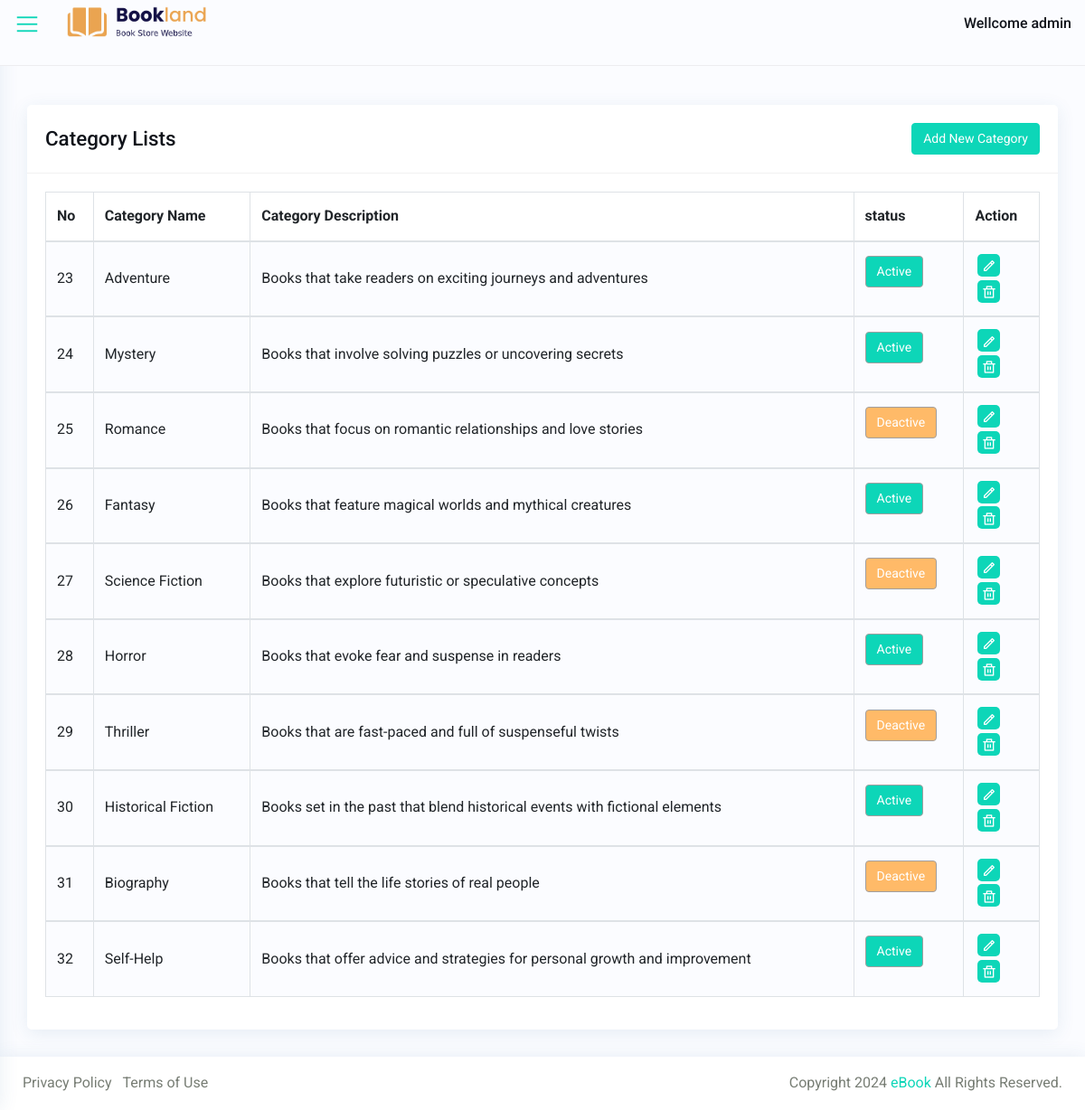
The app's page /admin/categories.php with its own data.
### tables this page shows
CREATE TABLE `categories` (
  `id` int(11) NOT NULL,
  `categories_name` text NOT NULL,
  `categories_desc` text NOT NULL,
  `status` int(11) NOT NULL,
  `date` datetime NOT NULL DEFAULT current_timestamp()
);

### admin/categories.php (the view, shortened to what this page needs)
<?php
include('partials/_header.php');
include('partials/_connection.php');
?>
<div class="wrapper">
    <?php
    include('partials/_nav_bar.php');
    ?>
    <div id="content-page" class="content-page">
        <div class="container-fluid">
            <div class="row">
                <div class="col-sm-12">
                    <div class="iq-card">
                        <div class="iq-card-header d-flex justify-content-between">
                            <div class="iq-header-title">
                                <h4 class="card-title">Category Lists</h4>
                            </div>
                            <div class="iq-card-header-toolbar d-flex align-items-center">
                                <a href="_categoriesInsert.php" class="btn btn-primary">Add New Category</a>
                            </div>
                        </div>
                        <div class="iq-card-body">
                            <div class="table-responsive">
                                <div id="DataTables_Table_0_wrapper" class="dataTables_wrapper dt-bootstrap4 no-footer">
                                    <div class="row">
                                        <div class="col-sm-12">
                                            <table class="data-tables table table-striped table-bordered dataTable no-footer" style="width: 100%" id="DataTables_Table_0" role="grid" aria-describedby="DataTables_Table_0_info">
                                                <thead>
                                                    <tr role="row">
                                                        <th width="5%" class="sorting_asc" tabindex="0" aria-controls="DataTables_Table_0" rowspan="1" colspan="1" aria-sort="ascending" aria-label="No: activate to sort column descending" style="width: 21px">
                                                            No
                                                        </th>
                                                        <th width="20%" class="sorting" tabindex="0" aria-controls="DataTables_Table_0" rowspan="1" colspan="1" aria-label="Category Name: activate to sort column ascending" style="width: 149px">
                                                            Category Name
                                                        </th>
                                                        <th width="65%" class="sorting" tabindex="0" aria-controls="DataTables_Table_0" rowspan="1" colspan="1" aria-label="Category Description: activate to sort column ascending" style="width: 573px">
                                                            Category Description
                                                        </th>
                                                        <th class="sorting" tabindex="0" aria-controls="DataTables_Table_0" style="width: 100px">
                                                            status
                                                        </th>
                                                        <th width="10%" class="sorting" tabindex="0" aria-controls="DataTables_Table_0" rowspan="1" colspan="1" aria-label="Action: activate to sort column ascending" style="width: 54px">
                                                            Action
                                                        </th>
                                                    </tr>
                                                </thead>
                                                <?php
                                                $sql = mysqli_query($con, 'SELECT * FROM categories');
                                                while ($row = mysqli_fetch_array($sql)) {
                                                    $categories_id = $row['id'];
                                                ?>
                                                    <tbody>
                                                        <tr role="row" class="odd">
                                                            <td class="sorting_1"><?php echo $row['0']; ?></td>
                                                            <td><?php echo $row['1']; ?></td>
                                                            <td>
                                                                <p class="mb-0">
                                                                    <?php echo $row['2']; ?>
                                                                </p>
                                                            </td>
                                                            <td>
                                                                <?php
                                                                if ($row['status'] == 1) {
                                                                ?>
                                                                    <a href="partials/_handleStatus.php?ctype=status&operation=deactive&id=<?php echo $categories_id; ?>" class="btn btn-primary active mb-3">Active</a>
                                                                <?php
                                                                } else {
                                                                ?>
                                                                    <a href="partials/_handleStatus.php?ctype=status&operation=active&id=<?php echo $categories_id; ?>" class="btn btn-warning active mb-3">Deactive</a>
                                                                <?php
                                                                }
                                                                ?>
                                                            </td>
                                                            <td>
                                                                <div class="flex align-items-center list-user-action">
                                                                    <a class="bg-primary" data-toggle="tooltip" data-placement="top" title="" data-original-title="Edit" href="_categoriesupdate.php?id=<?php echo $row['0']; ?>"><i class="ri-pencil-line"></i></a>
                                                                    <a class="bg-primary" data-toggle="tooltip" data-placement="top" title="" data-original-title="Delete" href="partials/_delete.php?cid=<?php echo $row['0']; ?>"><i class="ri-delete-bin-line"></i></a>
                                                                </div>
                                                            </td>
                                                        </tr>
                                                    </tbody>
                                                <?php
                                                }
                                                ?>
                                            </table>
                                        </div>
                                    </div>
                                </div>
                            </div>
                        </div>
                    </div>
                </div>
            </div>
        </div>
    </div>
</div>
<?php
include('partials/_footer.php');
?>

### admin/partials/_header.php (shortened to what this page needs)
<!DOCTYPE html>
<html lang="en">
<head>
    <link rel="stylesheet" href="css/bootstrap.min.css" />
    <link rel="stylesheet" href="https://maxcdn.bootstrapcdn.com/bootstrap/4.6.1/css/bootstrap.min.css">
    <link rel="stylesheet" href="css/typography.css" />
    <link rel="stylesheet" href="css/style.css" />
    <link rel="stylesheet" href="css/responsive.css" />
    <link rel="stylesheet" href="https://cdnjs.cloudflare.com/ajax/libs/font-awesome/6.5.1/css/all.min.css" />
</head>
<body>

### admin/partials/_nav_bar.php (shortened to what this page needs)
<div class="iq-top-navbar">
    <div class="iq-navbar-custom">
        <nav class="navbar navbar-expand-lg navbar-light p-0">
            <div class="iq-menu-bt d-flex align-items-center">
                <div class="wrapper-menu">
                    <div class="main-circle"><i class="las la-bars"></i></div>
                </div>
                <div class="iq-navbar-logo d-flex justify-content-between">
                    <a href="index.php" class="header-logo">
                        <img src="../images/logo.png" class="img-fluid rounded-normal" alt="" />
                    </a>
                </div>
            </div>
            <h6 class="mb-1 line-height">Wellcome admin</h6>
        </nav>
    </div>
</div>

### admin/partials/_footer.php (shortened to what this page needs)
<footer class="iq-footer">
    <div class="container-fluid">
        <div class="row">
            <div class="col-lg-6">
                <ul class="list-inline mb-0">
                    <li class="list-inline-item">
                        <a href="privacy-policy.html">Privacy Policy</a>
                    </li>
                    <li class="list-inline-item">
                        <a href="terms-of-service.html">Terms of Use</a>
                    </li>
                </ul>
            </div>
            <div class="col-lg-6 text-right">
                Copyright
                <span id="copyright">
                </span>
                <a href="#">eBook</a> All Rights Reserved.
            </div>
        </div>
    </div>
</footer>
</body>
</html>

### admin/css/typography.css (style rules this page uses)
body { font-family: 'Roboto', sans-serif; font-weight: 400; font-style: normal; font-size: 16px; line-height: 1.8; padding: 0; margin: 0; color: var(--iq-body-text); background: var(--iq-body-bg); }
a, .btn { -webkit-transition: all 0.5s ease-out 0s; -moz-transition: all 0.5s ease-out 0s; -ms-transition: all 0.5s ease-out 0s; -o-transition: all 0.5s ease-out 0s; transition: all 0.5s ease-out 0s; }
a, button, input, btn { outline: medium none !important; }
a { color: var(--iq-primary); }
h1, h2, h3, h4, h5, h6 { font-family: 'Roboto', sans-serif; font-weight: 500; margin: 0px; line-height: 1.5; color: var(--iq-title-text); }
h4 { font-size: 1.400em; }
h6 { font-size: 1.0em; line-height: 1.3em; }
.table-striped tbody tr:nth-of-type(odd) { background: var(--iq-body-bg); }
.table td, .table th { vertical-align: middle; }
.btn-primary:not(:disabled):not(.disabled).active, .btn-primary:not(:disabled):not(.disabled):active, .show>.btn-primary.dropdown-toggle { background-color: var(--iq-primary-hover); border-color: var(--iq-primary-hover); }
.bg-primary, .badge-primary { color: var(--iq-white); background: var(--iq-primary) !important; }
.line-height { line-height: normal !important; }
.iq-card { background: var(--iq-light-card); -webkit-border-radius: 5px; -moz-border-radius: 5px; border-radius: 5px; margin-bottom: 30px; border: none; -webkit-box-shadow: 0px 4px 20px 0px rgba(44, 101, 144, 0.1); box-shadow: 0px 4px 20px 0px rgba(44, 101, 144, 0.1); }
.iq-card-body { padding: 20px; }
.iq-card .iq-card-header, .iq-card-transparent .iq-card-header { padding: 20px; margin-bottom: 0; -ms-flex-align: center !important; align-items: center !important; border-bottom: 1px solid var(--iq-border-light); }
.iq-card .iq-card-header .iq-header-title .card-title, .iq-card-transparent .iq-card-header .iq-header-title .card-title { margin-bottom: 0; }
.btn { font-size: 14px; border-radius: 4px; }
.btn-primary { background: var(--iq-primary); border-color: var(--iq-primary); }
.btn-warning { background-color: var(--iq-warning); border-color: var(--iq-warning); }
.btn-primary:not(:disabled):not(.disabled).active, .btn-primary:not(:disabled):not(.disabled):active, .show>.btn-primary.dropdown-toggle { color: var(--iq-white); background-color: var(--iq-primary); border-color: var(--iq-secondary); }
.btn-warning:not(:disabled):not(.disabled).active, .btn-warning:not(:disabled):not(.disabled):active, .show>.btn-warning.dropdown-toggle { color: var(--iq-white); background-color: var(--iq-warning); border-color: var(--iq-secondary); }

### admin/css/responsive.css (style rules this page uses)
@media (max-width:1299px) { .iq-top-navbar .iq-navbar-custom .iq-menu-bt { display: block; } }
@media (max-width:1299px) { .content-page, body.sidebar-main .content-page { margin-left: 0; padding: 116px 15px 0; } }
@media (max-width:1299px) { .iq-top-navbar, body.sidebar-main .iq-top-navbar { width: auto; left: 0; right: 0; padding-left: 15px; } }
@media (max-width:1299px) { .iq-footer, body.sidebar-main .iq-footer { padding: 15px 10px; margin-left: 0; width: 100%; } }
@media (max-width:1299px) { .iq-navbar-logo { padding: 0; } }

### admin/css/variable.css (style rules this page uses)
:root { --iq-title-text: #11141b; --iq-body-text: #777D74; --iq-body-bg : #fbfcff; --iq-primary: #0dd6b8; --iq-secondary: #a09e9e; --iq-success: #49f0d3; --iq-warning: #ffba68; --iq-danger: #ff9b8a; --iq-info: #d592ff; --iq-dark: #3f414d; --iq-light: #fafafb; --iq-white: #ffffff; --iq-black: #000000; --iq-gray: #b1b1b1; --iq-light-primary: #fbfcff; --iq-light-secondary: #f1f2f1; --iq-light-success: #eefff2; --iq-light-danger: #fff5f4; --iq-light-warning: #fffcf3; --iq-light-info: #eee6f5; --iq-light-dark: #f0efef; --iq-primary-hover: #11e1c2; --iq-secondary-hover: #807e7e; --iq-success-hover: #42f9d9; --iq-danger-hover: #f78673; --iq-warning-hover: #fdb45e; --iq-info-hover: #c280ea; --iq-dark-hover: #44454e; --iq-light-hover: #eaeeff; --iq-border: #ededf0; --iq-border-light: #f1f1f1; --iq-border-danger: #ff9273; --iq-light-card: #ffffff; --iq-primary-rgb: 100, 114, 248; --iq-primary-light: #f3fffe; --iq-color1: #4e37b2; --iq-color2: #02d871; --iq-color3: #309cf3; --iq-color4: #ff00ff; --iq-color5: #fb1f4c; --iq-color6: #00ced1; --iq-color7: #f35f3b; --iq-color8: #fde117; --iq-color9: #ff0000; --iq-color10: #88028c; --iq-color11: #00d5ab; --iq-color12: #ce9252; --iq-color13: #f9ae02; --iq-color14: #1e7fe4; --iq-color15: #006400; --iq-color16: #fa7c04; --iq-color17: #81bf02; --iq-color18: #99a7ca; --iq-color19: #3d2a26; --iq-color20: #a0746b; }

### records on screen
categories: id "23", categories_name "Adventure", categories_desc "Books that take readers on exciting journeys and adventures"
categories: id "24", categories_name "Mystery", categories_desc "Books that involve solving puzzles or uncovering secrets"
categories: id "25", categories_name "Romance", categories_desc "Books that focus on romantic relationships and love stories"
categories: id "26", categories_name "Fantasy", categories_desc "Books that feature magical worlds and mythical creatures"
categories: id "27", categories_name "Science Fiction", categories_desc "Books that explore futuristic or speculative concepts"
categories: id "28", categories_name "Horror", categories_desc "Books that evoke fear and suspense in readers"
categories: id "29", categories_name "Thriller", categories_desc "Books that are fast-paced and full of suspenseful twists"
categories: id "30", categories_name "Historical Fiction", categories_desc "Books set in the past that blend historical events with fictional elements"
categories: id "31", categories_name "Biography", categories_desc "Books that tell the life stories of real people"
categories: id "32", categories_name "Self-Help", categories_desc "Books that offer advice and strategies for personal growth and improvement"
